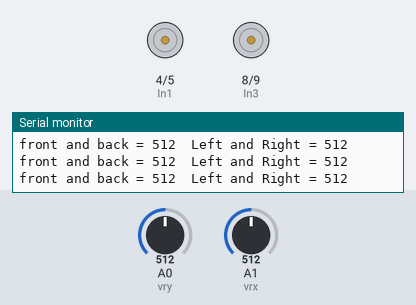
Simulated run of this sketch. Board: Arduino Uno, built with avr-gcc and run on an emulated ATmega328P. Shown: motor-driver pin pairs drawn as motors (green arrow = first pin HIGH = forward, orange = second pin HIGH = backward, longer = more drive, scaled by the enable pin), the last lines printed to the serial monitor. The inputs (shaded band) are chosen by the test bench; at power-on: A0 (vry) = 512, A1 (vrx) = 512.

Above: at 1.2 s.
1.3 s: A0 (vry) set to 527
At 1.7 s:
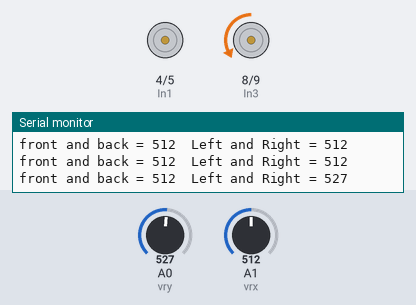
4.3 s: A1 (vrx) set to 492
At 4.9 s:
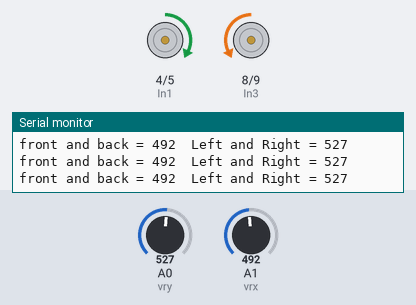
5.8 s: A1 (vrx) set to 1023
At 6.1 s:
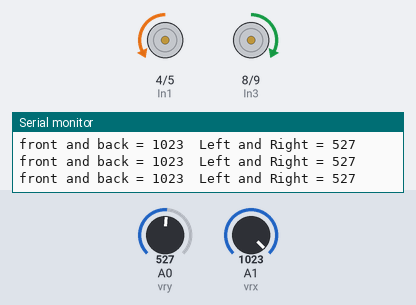
7.3 s: A1 (vrx) set to 548
10.3 s: A1 (vrx) set to 518
At 10.7 s:
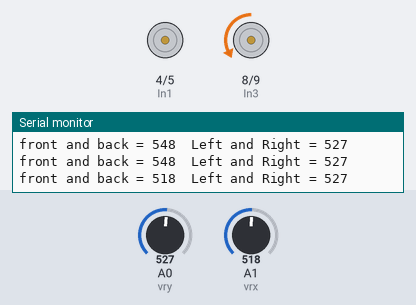
13.3 s: A0 (vry) set to 490
At 13.7 s:
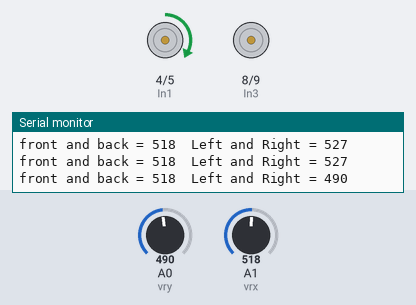
Timing chart, 0 to 16.3 s (numbered marks = the images above; inputs shaded):
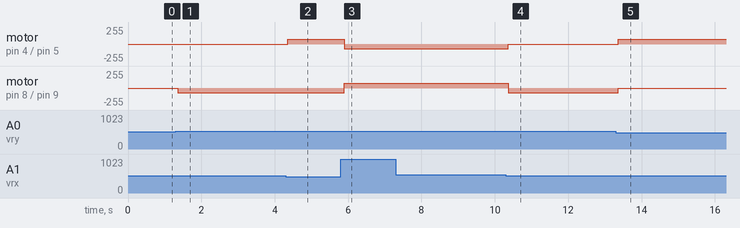

The sketch:

prototype_1.ino
```cpp
int En_A = 3;  // line following
int En_B = 10;
int In1 = 4;
int In2 = 5;
int In3 = 8;
int In4 = 9;
int vrx = A1, vry = A0;

void setup() {
  Serial.begin(9600);
  pinMode(En_A, OUTPUT);
  pinMode(En_B, OUTPUT);
  pinMode(In1, OUTPUT);
  pinMode(In2, OUTPUT);
  pinMode(In3, OUTPUT);
  pinMode(In4, OUTPUT);
}

void loop() {
  analogWrite(En_A, 70);
  analogWrite(En_B, 70);

  int forward_backward = analogRead(vrx);
  int left_right = analogRead(vry);
  Serial.print("front and back = ");
  Serial.print(forward_backward);
  Serial.print("  Left and Right = ");
  Serial.println(left_right);

  if (forward_backward >=0 && forward_backward < 500) {
    forward();
  } else if (forward_backward > 530 && forward_backward <=1023) {
    backward();
  } else if (left_right >= 0 && left_right < 495) {
    right();
  } else if (left_right > 520 && left_right <= 1023) {
    left();
  } else{
    stop();
  }
}

void forward() {
  digitalWrite(In1, HIGH);
  digitalWrite(In2, LOW);
  digitalWrite(In3, LOW);
  digitalWrite(In4, HIGH);
}

void backward() {
  digitalWrite(In1, LOW);
  digitalWrite(In2, HIGH);
  digitalWrite(In3, HIGH);
  digitalWrite(In4, LOW);
}

void left() {
  digitalWrite(In1, LOW);
  digitalWrite(In2, LOW);
  digitalWrite(In3, LOW);
  digitalWrite(In4, HIGH);
  delay(500);
  stop();
}

void right() {
  digitalWrite(In1, HIGH);
  digitalWrite(In2, LOW);
  digitalWrite(In3, LOW);
  digitalWrite(In4, LOW);
  delay(500);
  stop();
}

void stop() {
  digitalWrite(In1, LOW);
  digitalWrite(In2, LOW);
  digitalWrite(In3, LOW);
  digitalWrite(In4, LOW);
}
```

Measured:
- the behaviour switches between 520 and 521 on A0 (vry) (found by bisection; images 0 and 1)
- the behaviour switches between 500 and 499 on A1 (vrx) (found by bisection; images 1 and 2)
- the behaviour switches between 531 and 530 on A1 (vrx) (found by bisection; images 3 and 4)
- after the input at 1.3 s, motor on pin 8 (In3) / pin 9 (In4): stopped → backward 70/255 after 0.05 s
- after the input at 4.3 s, motor on pin 4 (In1) / pin 5 (In2): stopped → forward 70/255 after 0.06 s
- after the input at 5.8 s, motor on pin 4 (In1) / pin 5 (In2): forward 70/255 → backward 70/255 after 0.09 s; motor on pin 8 (In3) / pin 9 (In4): backward 70/255 → forward 70/255 after 0.09 s
- after the input at 10.3 s, motor on pin 4 (In1) / pin 5 (In2): backward 70/255 → stopped after 0.06 s; motor on pin 8 (In3) / pin 9 (In4): forward 70/255 → backward 70/255 after 0.06 s
- after the input at 13.3 s, motor on pin 4 (In1) / pin 5 (In2): stopped → forward 70/255 after 0.07 s; motor on pin 8 (In3) / pin 9 (In4): backward 70/255 → stopped after 0.07 s
